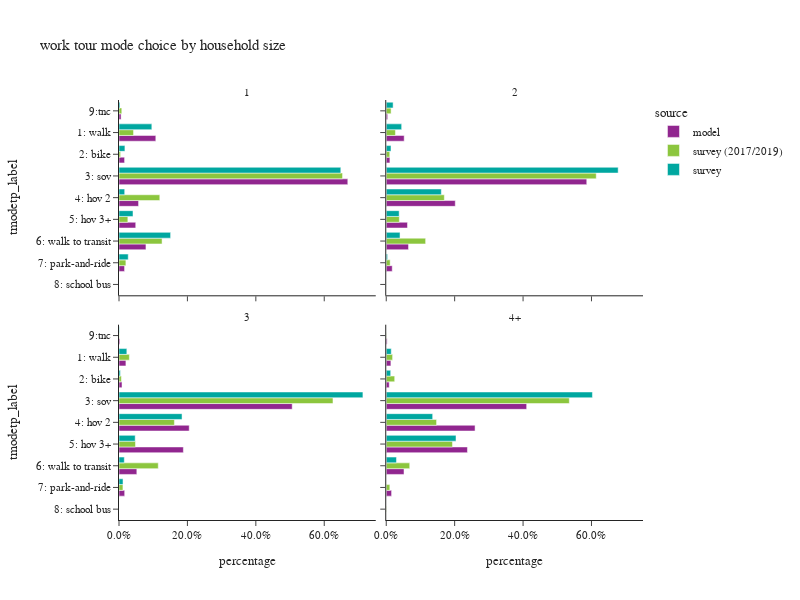

Here is the notebook cell this chart was saved with:
### Code cell
plot_mode_choice(wk_tour,"hhsize_4+",
                 {"hhsize_4+":["1","2","3","4+"],
                  "tmodetp_label":["1: walk","2: bike","3: sov","4: hov 2","5: hov 3+","6: walk to transit",
                                   "7: park-and-ride","8: school bus","9: other–survey only"]},
                 "household size",2,600)

### Figure 1 — Plotly figure (JSON) as saved in the notebook; plotly's stock layout.template omitted (floating-point values rounded to 4 significant figures)
{"data": [{"alignmentgroup": "True", "customdata": [[22201], [3367], [137995], [11796], [10088], [16252], [3354], [1256]], "hovertemplate": "source=model<br>hhsize_4+=1<br>percentage=%{x}<br>tmodetp_label=%{y}<br>sample count=%{customdata[0]}<extra></extra>", "legendgroup": "model", "marker": {"color": "#91268F", "pattern": {"shape": ""}}, "name": "model", "offsetgroup": "model", "orientation": "h", "showlegend": true, "textposition": "auto", "type": "bar", "x": [0.1076, 0.01632, 0.6689, 0.05718, 0.0489, 0.07878, 0.01626, 0.006088], "xaxis": "x3", "y": ["1: walk", "2: bike", "3: sov", "4: hov 2", "5: hov 3+", "6: walk to transit", "7: park-and-ride", "9:tnc"], "yaxis": "y3"}, {"alignmentgroup": "True", "customdata": [[25662], [5233], [286896], [98776], [30368], [31877], [8551], [2036]], "hovertemplate": "source=model<br>hhsize_4+=2<br>percentage=%{x}<br>tmodetp_label=%{y}<br>sample count=%{customdata[0]}<extra></extra>", "legendgroup": "model", "marker": {"color": "#91268F", "pattern": {"shape": ""}}, "name": "model", "offsetgroup": "model", "orientation": "h", "showlegend": false, "textposition": "auto", "type": "bar", "x": [0.05244, 0.01069, 0.5862, 0.2018, 0.06205, 0.06513, 0.01747, 0.00416], "xaxis": "x4", "y": ["1: walk", "2: bike", "3: sov", "4: hov 2", "5: hov 3+", "6: walk to transit", "7: park-and-ride", "9:tnc"], "yaxis": "y4"}, {"alignmentgroup": "True", "customdata": [[6093], [2656], [152823], [61950], [56800], [15734], [5009], [759]], "hovertemplate": "source=model<br>hhsize_4+=3<br>percentage=%{x}<br>tmodetp_label=%{y}<br>sample count=%{customdata[0]}<extra></extra>", "legendgroup": "model", "marker": {"color": "#91268F", "pattern": {"shape": ""}}, "name": "model", "offsetgroup": "model", "orientation": "h", "showlegend": false, "textposition": "auto", "type": "bar", "x": [0.02019, 0.0088, 0.5063, 0.2053, 0.1882, 0.05213, 0.0166, 0.002515], "xaxis": "x", "y": ["1: walk", "2: bike", "3: sov", "4: hov 2", "5: hov 3+", "6: walk to transit", "7: park-and-ride", "9:tnc"], "yaxis": "y"}, {"alignmentgroup": "True", "customdata": [[7951], [5092], [239999], [151804], [138779], [30378], [9130], [1496]], "hovertemplate": "source=model<br>hhsize_4+=4+<br>percentage=%{x}<br>tmodetp_label=%{y}<br>sample count=%{customdata[0]}<extra></extra>", "legendgroup": "model", "marker": {"color": "#91268F", "pattern": {"shape": ""}}, "name": "model", "offsetgroup": "model", "orientation": "h", "showlegend": false, "textposition": "auto", "type": "bar", "x": [0.0136, 0.00871, 0.4105, 0.2597, 0.2374, 0.05196, 0.01562, 0.002559], "xaxis": "x2", "y": ["1: walk", "2: bike", "3: sov", "4: hov 2", "5: hov 3+", "6: walk to transit", "7: park-and-ride", "9:tnc"], "yaxis": "y2"}, {"alignmentgroup": "True", "customdata": [[196], [45], [541], [73], [29], [476], [18], [21]], "hovertemplate": "source=survey (2017/2019)<br>hhsize_4+=1<br>percentage=%{x}<br>tmodetp_label=%{y}<br>sample count=%{customdata[0]}<extra></extra>", "legendgroup": "survey (2017/2019)", "marker": {"color": "#8CC63E", "pattern": {"shape": ""}}, "name": "survey (2017/2019)", "offsetgroup": "survey (2017/2019)", "orientation": "h", "showlegend": true, "textposition": "auto", "type": "bar", "x": [0.0425, 0.00464, 0.6535, 0.1193, 0.02588, 0.1259, 0.02014, 0.008144], "xaxis": "x3", "y": ["1: walk", "2: bike", "3: sov", "4: hov 2", "5: hov 3+", "6: walk to transit", "7: park-and-ride", "9:tnc"], "yaxis": "y3"}, {"alignmentgroup": "True", "customdata": [[226], [90], [1035], [295], [67], [760], [34], [1], [35]], "hovertemplate": "source=survey (2017/2019)<br>hhsize_4+=2<br>percentage=%{x}<br>tmodetp_label=%{y}<br>sample count=%{customdata[0]}<extra></extra>", "legendgroup": "survey (2017/2019)", "marker": {"color": "#8CC63E", "pattern": {"shape": ""}}, "name": "survey (2017/2019)", "offsetgroup": "survey (2017/2019)", "orientation": "h", "showlegend": false, "textposition": "auto", "type": "bar", "x": [0.02686, 0.01025, 0.6139, 0.1698, 0.03827, 0.1152, 0.01145, 5.235e-05, 0.01419], "xaxis": "x4", "y": ["1: walk", "2: bike", "3: sov", "4: hov 2", "5: hov 3+", "6: walk to transit", "7: park-and-ride", "8: school bus", "9:tnc"], "yaxis": "y4"}, {"alignmentgroup": "True", "customdata": [[29], [24], [310], [133], [57], [172], [14], [1], [7]], "hovertemplate": "source=survey (2017/2019)<br>hhsize_4+=3<br>percentage=%{x}<br>tmodetp_label=%{y}<br>sample count=%{customdata[0]}<extra></extra>", "legendgroup": "survey (2017/2019)", "marker": {"color": "#8CC63E", "pattern": {"shape": ""}}, "name": "survey (2017/2019)", "offsetgroup": "survey (2017/2019)", "orientation": "h", "showlegend": false, "textposition": "auto", "type": "bar", "x": [0.03031, 0.006963, 0.6256, 0.1619, 0.04817, 0.1148, 0.01153, 6.611e-06, 0.0007561], "xaxis": "x", "y": ["1: walk", "2: bike", "3: sov", "4: hov 2", "5: hov 3+", "6: walk to transit", "7: park-and-ride", "8: school bus", "9:tnc"], "yaxis": "y"}, {"alignmentgroup": "True", "customdata": [[22], [32], [276], [90], [104], [110], [17], [2], [1]], "hovertemplate": "source=survey (2017/2019)<br>hhsize_4+=4+<br>percentage=%{x}<br>tmodetp_label=%{y}<br>sample count=%{customdata[0]}<extra></extra>", "legendgroup": "survey (2017/2019)", "marker": {"color": "#8CC63E", "pattern": {"shape": ""}}, "name": "survey (2017/2019)", "offsetgroup": "survey (2017/2019)", "orientation": "h", "showlegend": false, "textposition": "auto", "type": "bar", "x": [0.01861, 0.0247, 0.5352, 0.1471, 0.1936, 0.06864, 0.01049, 0.0008601, 0.0007013], "xaxis": "x2", "y": ["1: walk", "2: bike", "3: sov", "4: hov 2", "5: hov 3+", "6: walk to transit", "7: park-and-ride", "8: school bus", "9:tnc"], "yaxis": "y2"}, {"alignmentgroup": "True", "customdata": [[71], [34], [258], [12], [12], [110], [9], [6]], "hovertemplate": "source=survey<br>hhsize_4+=1<br>percentage=%{x}<br>tmodetp_label=%{y}<br>sample count=%{customdata[0]}<extra></extra>", "legendgroup": "survey", "marker": {"color": "#00A7A0", "pattern": {"shape": ""}}, "name": "survey", "offsetgroup": "survey", "orientation": "h", "showlegend": true, "textposition": "auto", "type": "bar", "x": [0.09597, 0.01731, 0.6485, 0.01665, 0.04092, 0.1508, 0.02698, 0.002867], "xaxis": "x3", "y": ["1: walk", "2: bike", "3: sov", "4: hov 2", "5: hov 3+", "6: walk to transit", "7: park-and-ride", "9:tnc"], "yaxis": "y3"}, {"alignmentgroup": "True", "customdata": [[52], [51], [418], [99], [15], [107], [7], [5]], "hovertemplate": "source=survey<br>hhsize_4+=2<br>percentage=%{x}<br>tmodetp_label=%{y}<br>sample count=%{customdata[0]}<extra></extra>", "legendgroup": "survey", "marker": {"color": "#00A7A0", "pattern": {"shape": ""}}, "name": "survey", "offsetgroup": "survey", "orientation": "h", "showlegend": false, "textposition": "auto", "type": "bar", "x": [0.04508, 0.01389, 0.678, 0.161, 0.03777, 0.04029, 0.003874, 0.0201], "xaxis": "x4", "y": ["1: walk", "2: bike", "3: sov", "4: hov 2", "5: hov 3+", "6: walk to transit", "7: park-and-ride", "9:tnc"], "yaxis": "y4"}, {"alignmentgroup": "True", "customdata": [[13], [11], [140], [33], [11], [22], [1], [1]], "hovertemplate": "source=survey<br>hhsize_4+=3<br>percentage=%{x}<br>tmodetp_label=%{y}<br>sample count=%{customdata[0]}<extra></extra>", "legendgroup": "survey", "marker": {"color": "#00A7A0", "pattern": {"shape": ""}}, "name": "survey", "offsetgroup": "survey", "orientation": "h", "showlegend": false, "textposition": "auto", "type": "bar", "x": [0.02293, 0.003984, 0.7131, 0.1843, 0.04732, 0.01549, 0.01174, 0.00114], "xaxis": "x", "y": ["1: walk", "2: bike", "3: sov", "4: hov 2", "5: hov 3+", "6: walk to transit", "7: park-and-ride", "9:tnc"], "yaxis": "y"}, {"alignmentgroup": "True", "customdata": [[7], [12], [163], [32], [40], [15]], "hovertemplate": "source=survey<br>hhsize_4+=4+<br>percentage=%{x}<br>tmodetp_label=%{y}<br>sample count=%{customdata[0]}<extra></extra>", "legendgroup": "survey", "marker": {"color": "#00A7A0", "pattern": {"shape": ""}}, "name": "survey", "offsetgroup": "survey", "orientation": "h", "showlegend": false, "textposition": "auto", "type": "bar", "x": [0.01463, 0.01297, 0.6028, 0.1357, 0.2039, 0.02994], "xaxis": "x2", "y": ["1: walk", "2: bike", "3: sov", "4: hov 2", "5: hov 3+", "6: walk to transit"], "yaxis": "y2"}], "layout": {"annotations": [{"font": {}, "showarrow": false, "text": "3", "x": 0.245, "xanchor": "center", "xref": "paper", "y": 0.465, "yanchor": "bottom", "yref": "paper"}, {"font": {}, "showarrow": false, "text": "4+", "x": 0.755, "xanchor": "center", "xref": "paper", "y": 0.465, "yanchor": "bottom", "yref": "paper"}, {"font": {}, "showarrow": false, "text": "1", "x": 0.245, "xanchor": "center", "xref": "paper", "y": 1.0, "yanchor": "bottom", "yref": "paper"}, {"font": {}, "showarrow": false, "text": "2", "x": 0.755, "xanchor": "center", "xref": "paper", "y": 1.0, "yanchor": "bottom", "yref": "paper"}], "barmode": "group", "height": 600, "legend": {"title": {"text": "source"}, "tracegroupgap": 0}, "title": {"text": "work tour mode choice by household size"}, "width": 800, "xaxis": {"anchor": "y", "domain": [0.0, 0.49], "tickformat": ".1%", "title": {"text": "percentage"}}, "xaxis2": {"anchor": "y2", "domain": [0.51, 1.0], "matches": "x", "tickformat": ".1%", "title": {"text": "percentage"}}, "xaxis3": {"anchor": "y3", "domain": [0.0, 0.49], "matches": "x", "showticklabels": false, "tickformat": ".1%"}, "xaxis4": {"anchor": "y4", "domain": [0.51, 1.0], "matches": "x", "showticklabels": false, "tickformat": ".1%"}, "yaxis": {"anchor": "x", "categoryarray": ["9: other–survey only", "8: school bus", "7: park-and-ride", "6: walk to transit", "5: hov 3+", "4: hov 2", "3: sov", "2: bike", "1: walk"], "categoryorder": "array", "domain": [0.0, 0.465], "title": {"text": "tmodetp_label"}}, "yaxis2": {"anchor": "x2", "domain": [0.0, 0.465], "matches": "y", "showticklabels": false}, "yaxis3": {"anchor": "x3", "categoryarray": ["9: other–survey only", "8: school bus", "7: park-and-ride", "6: walk to transit", "5: hov 3+", "4: hov 2", "3: sov", "2: bike", "1: walk"], "categoryorder": "array", "domain": [0.535, 1.0], "matches": "y", "title": {"text": "tmodetp_label"}}, "yaxis4": {"anchor": "x4", "domain": [0.535, 1.0], "matches": "y", "showticklabels": false}}}
